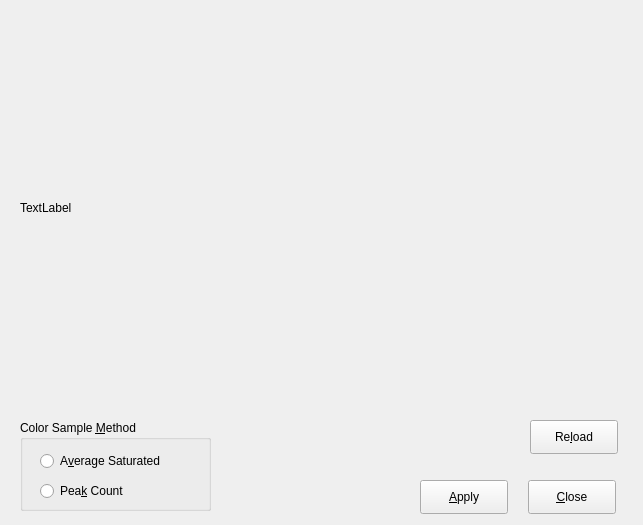
<?xml version="1.0" encoding="UTF-8"?>
<ui version="4.0">
 <class>MainWindow</class>
 <widget class="QMainWindow" name="MainWindow">
  <property name="geometry">
   <rect>
    <x>0</x>
    <y>0</y>
    <width>643</width>
    <height>525</height>
   </rect>
  </property>
  <property name="windowTitle">
   <string>Huen</string>
  </property>
  <widget class="QWidget" name="centralWidget">
   <widget class="QPushButton" name="cancelButton">
    <property name="geometry">
     <rect>
      <x>528</x>
      <y>480</y>
      <width>88</width>
      <height>34</height>
     </rect>
    </property>
    <property name="text">
     <string>&amp;Close</string>
    </property>
   </widget>
   <widget class="QGroupBox" name="groupBox">
    <property name="geometry">
     <rect>
      <x>20</x>
      <y>420</y>
      <width>191</width>
      <height>91</height>
     </rect>
    </property>
    <property name="title">
     <string>Color Sample &amp;Method</string>
    </property>
    <property name="flat">
     <bool>false</bool>
    </property>
    <property name="checkable">
     <bool>false</bool>
    </property>
    <widget class="QRadioButton" name="radioAverage">
     <property name="geometry">
      <rect>
       <x>20</x>
       <y>30</y>
       <width>151</width>
       <height>22</height>
      </rect>
     </property>
     <property name="text">
      <string>A&amp;verage Saturated</string>
     </property>
    </widget>
    <widget class="QRadioButton" name="radioPeak">
     <property name="geometry">
      <rect>
       <x>20</x>
       <y>60</y>
       <width>105</width>
       <height>22</height>
      </rect>
     </property>
     <property name="text">
      <string>Pea&amp;k Count</string>
     </property>
    </widget>
   </widget>
   <widget class="QLabel" name="label">
    <property name="geometry">
     <rect>
      <x>20</x>
      <y>20</y>
      <width>600</width>
      <height>375</height>
     </rect>
    </property>
    <property name="frameShape">
     <enum>QFrame::NoFrame</enum>
    </property>
    <property name="frameShadow">
     <enum>QFrame::Plain</enum>
    </property>
    <property name="lineWidth">
     <number>0</number>
    </property>
    <property name="midLineWidth">
     <number>0</number>
    </property>
    <property name="text">
     <string>TextLabel</string>
    </property>
   </widget>
   <widget class="QPushButton" name="pushApply">
    <property name="geometry">
     <rect>
      <x>420</x>
      <y>480</y>
      <width>88</width>
      <height>34</height>
     </rect>
    </property>
    <property name="text">
     <string>&amp;Apply</string>
    </property>
   </widget>
   <widget class="QPushButton" name="pushReload">
    <property name="geometry">
     <rect>
      <x>530</x>
      <y>420</y>
      <width>88</width>
      <height>34</height>
     </rect>
    </property>
    <property name="text">
     <string>Re&amp;load</string>
    </property>
   </widget>
  </widget>
 </widget>
 <layoutdefault spacing="6" margin="11"/>
 <resources/>
 <connections>
  <connection>
   <sender>cancelButton</sender>
   <signal>clicked()</signal>
   <receiver>MainWindow</receiver>
   <slot>close()</slot>
   <hints>
    <hint type="sourcelabel">
     <x>453</x>
     <y>416</y>
    </hint>
    <hint type="destinationlabel">
     <x>303</x>
     <y>260</y>
    </hint>
   </hints>
  </connection>
 </connections>
</ui>
